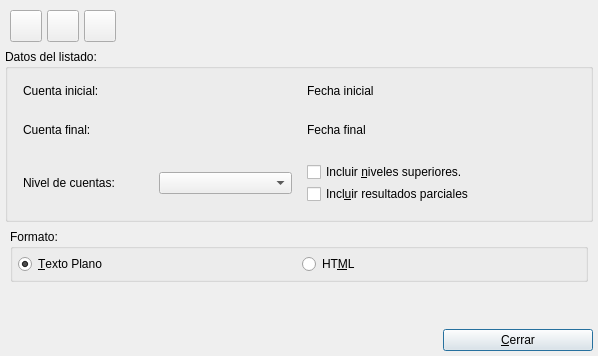
<?xml version="1.0" encoding="UTF-8"?>
<ui version="4.0">
 <class>BalancePrintBase</class>
 <widget class="QDialog" name="BalancePrintBase">
  <property name="geometry">
   <rect>
    <x>0</x>
    <y>0</y>
    <width>598</width>
    <height>356</height>
   </rect>
  </property>
  <property name="windowTitle">
   <string>Impresion del balance</string>
  </property>
  <layout class="QGridLayout" name="gridLayout">
   <item row="0" column="0">
    <layout class="QHBoxLayout">
     <property name="spacing">
      <number>5</number>
     </property>
     <property name="margin">
      <number>5</number>
     </property>
     <item>
      <widget class="QToolButton" name="mui_centroCostes">
       <property name="sizePolicy">
        <sizepolicy hsizetype="Fixed" vsizetype="Fixed">
         <horstretch>0</horstretch>
         <verstretch>0</verstretch>
        </sizepolicy>
       </property>
       <property name="minimumSize">
        <size>
         <width>32</width>
         <height>32</height>
        </size>
       </property>
       <property name="maximumSize">
        <size>
         <width>32</width>
         <height>32</height>
        </size>
       </property>
       <property name="text">
        <string/>
       </property>
       <property name="icon">
        <iconset resource="../../../bulmages.qrc">
         <normaloff>:/BulmaCont32x32/images/png/i_centroCoste.xpm</normaloff>:/BulmaCont32x32/images/png/i_centroCoste.xpm</iconset>
       </property>
       <property name="iconSize">
        <size>
         <width>22</width>
         <height>22</height>
        </size>
       </property>
      </widget>
     </item>
     <item>
      <widget class="QToolButton" name="mui_canales">
       <property name="sizePolicy">
        <sizepolicy hsizetype="Fixed" vsizetype="Fixed">
         <horstretch>0</horstretch>
         <verstretch>0</verstretch>
        </sizepolicy>
       </property>
       <property name="minimumSize">
        <size>
         <width>32</width>
         <height>32</height>
        </size>
       </property>
       <property name="maximumSize">
        <size>
         <width>32</width>
         <height>32</height>
        </size>
       </property>
       <property name="text">
        <string/>
       </property>
       <property name="icon">
        <iconset resource="../../../bulmages.qrc">
         <normaloff>:/BulmaCont32x32/images/png/i_canales.xpm</normaloff>:/BulmaCont32x32/images/png/i_canales.xpm</iconset>
       </property>
       <property name="iconSize">
        <size>
         <width>22</width>
         <height>22</height>
        </size>
       </property>
      </widget>
     </item>
     <item>
      <widget class="QToolButton" name="mui_imprimir">
       <property name="sizePolicy">
        <sizepolicy hsizetype="Fixed" vsizetype="Fixed">
         <horstretch>0</horstretch>
         <verstretch>0</verstretch>
        </sizepolicy>
       </property>
       <property name="minimumSize">
        <size>
         <width>32</width>
         <height>32</height>
        </size>
       </property>
       <property name="maximumSize">
        <size>
         <width>32</width>
         <height>32</height>
        </size>
       </property>
       <property name="text">
        <string/>
       </property>
       <property name="icon">
        <iconset resource="../../../bulmages.qrc">
         <normaloff>:/BulmaCont32x32/images/png/i_filePrint.xpm</normaloff>:/BulmaCont32x32/images/png/i_filePrint.xpm</iconset>
       </property>
       <property name="iconSize">
        <size>
         <width>32</width>
         <height>32</height>
        </size>
       </property>
      </widget>
     </item>
     <item>
      <spacer>
       <property name="orientation">
        <enum>Qt::Horizontal</enum>
       </property>
       <property name="sizeType">
        <enum>QSizePolicy::MinimumExpanding</enum>
       </property>
       <property name="sizeHint" stdset="0">
        <size>
         <width>430</width>
         <height>21</height>
        </size>
       </property>
      </spacer>
     </item>
    </layout>
   </item>
   <item row="1" column="0">
    <widget class="QGroupBox" name="groupBox_2">
     <property name="title">
      <string>Datos del listado:</string>
     </property>
     <layout class="QVBoxLayout">
      <property name="spacing">
       <number>5</number>
      </property>
      <property name="margin">
       <number>5</number>
      </property>
      <item>
       <layout class="QHBoxLayout">
        <property name="spacing">
         <number>5</number>
        </property>
        <property name="margin">
         <number>5</number>
        </property>
        <item>
         <layout class="QHBoxLayout">
          <property name="spacing">
           <number>2</number>
          </property>
          <property name="margin">
           <number>5</number>
          </property>
          <item>
           <widget class="QLabel" name="labelCuentaInicial">
            <property name="text">
             <string>Cuenta inicial:</string>
            </property>
           </widget>
          </item>
          <item>
           <widget class="BlSearchWidget" name="mui_cuentaInicial" native="true"/>
          </item>
         </layout>
        </item>
        <item>
         <layout class="QHBoxLayout">
          <property name="spacing">
           <number>2</number>
          </property>
          <property name="margin">
           <number>5</number>
          </property>
          <item>
           <widget class="QLabel" name="labelFechaInicial">
            <property name="text">
             <string>Fecha inicial</string>
            </property>
           </widget>
          </item>
          <item>
           <widget class="BlDateSearch" name="mui_fechaInicial" native="true"/>
          </item>
         </layout>
        </item>
       </layout>
      </item>
      <item>
       <layout class="QHBoxLayout">
        <property name="spacing">
         <number>5</number>
        </property>
        <property name="margin">
         <number>5</number>
        </property>
        <item>
         <layout class="QHBoxLayout">
          <property name="spacing">
           <number>2</number>
          </property>
          <property name="margin">
           <number>5</number>
          </property>
          <item>
           <widget class="QLabel" name="labelCuentaFinal">
            <property name="text">
             <string>Cuenta final:</string>
            </property>
           </widget>
          </item>
          <item>
           <widget class="BlSearchWidget" name="mui_cuentaFinal" native="true"/>
          </item>
         </layout>
        </item>
        <item>
         <layout class="QHBoxLayout">
          <property name="spacing">
           <number>2</number>
          </property>
          <property name="margin">
           <number>5</number>
          </property>
          <item>
           <widget class="QLabel" name="labelFechaFinal">
            <property name="text">
             <string>Fecha final</string>
            </property>
           </widget>
          </item>
          <item>
           <widget class="BlDateSearch" name="mui_fechaFinal" native="true"/>
          </item>
         </layout>
        </item>
       </layout>
      </item>
      <item>
       <layout class="QHBoxLayout">
        <property name="spacing">
         <number>5</number>
        </property>
        <property name="margin">
         <number>5</number>
        </property>
        <item>
         <layout class="QHBoxLayout">
          <property name="spacing">
           <number>2</number>
          </property>
          <property name="margin">
           <number>5</number>
          </property>
          <item>
           <widget class="QLabel" name="labelNivel">
            <property name="text">
             <string>Nivel de cuentas:</string>
            </property>
           </widget>
          </item>
          <item>
           <widget class="QComboBox" name="mui_nivel"/>
          </item>
         </layout>
        </item>
        <item>
         <layout class="QVBoxLayout">
          <property name="spacing">
           <number>2</number>
          </property>
          <property name="margin">
           <number>5</number>
          </property>
          <item>
           <widget class="QCheckBox" name="mui_nivelSuperior">
            <property name="text">
             <string>Incluir &amp;niveles superiores.</string>
            </property>
           </widget>
          </item>
          <item>
           <widget class="QCheckBox" name="mui_parciales">
            <property name="text">
             <string>Incl&amp;uir resultados parciales</string>
            </property>
           </widget>
          </item>
         </layout>
        </item>
       </layout>
      </item>
     </layout>
    </widget>
   </item>
   <item row="2" column="0">
    <layout class="QHBoxLayout">
     <property name="spacing">
      <number>6</number>
     </property>
     <property name="margin">
      <number>5</number>
     </property>
     <item>
      <widget class="QGroupBox" name="groupBox">
       <property name="title">
        <string>Formato:</string>
       </property>
       <layout class="QHBoxLayout">
        <property name="spacing">
         <number>6</number>
        </property>
        <property name="margin">
         <number>5</number>
        </property>
        <item>
         <widget class="QRadioButton" name="mui_textoPlano">
          <property name="text">
           <string>&amp;Texto Plano</string>
          </property>
          <property name="checked">
           <bool>true</bool>
          </property>
         </widget>
        </item>
        <item>
         <widget class="QRadioButton" name="mui_html">
          <property name="text">
           <string>HT&amp;ML</string>
          </property>
         </widget>
        </item>
       </layout>
      </widget>
     </item>
    </layout>
   </item>
   <item row="4" column="0">
    <layout class="QHBoxLayout" name="horizontalLayout">
     <item>
      <spacer name="horizontalSpacer">
       <property name="orientation">
        <enum>Qt::Horizontal</enum>
       </property>
       <property name="sizeHint" stdset="0">
        <size>
         <width>40</width>
         <height>20</height>
        </size>
       </property>
      </spacer>
     </item>
     <item>
      <widget class="QPushButton" name="mui_cerrar">
       <property name="minimumSize">
        <size>
         <width>150</width>
         <height>0</height>
        </size>
       </property>
       <property name="text">
        <string>&amp;Cerrar</string>
       </property>
      </widget>
     </item>
    </layout>
   </item>
   <item row="3" column="0">
    <spacer name="verticalSpacer">
     <property name="orientation">
      <enum>Qt::Vertical</enum>
     </property>
     <property name="sizeHint" stdset="0">
      <size>
       <width>20</width>
       <height>40</height>
      </size>
     </property>
    </spacer>
   </item>
  </layout>
 </widget>
 <layoutdefault spacing="2" margin="5"/>
 <customwidgets>
  <customwidget>
   <class>BlDateSearch</class>
   <extends>QWidget</extends>
   <header>bldatesearch.h</header>
  </customwidget>
  <customwidget>
   <class>BlSearchWidget</class>
   <extends>QWidget</extends>
   <header>blsearchwidget.h</header>
   <container>1</container>
  </customwidget>
 </customwidgets>
 <resources>
  <include location="../../../bulmages.qrc"/>
  <include location="../../../bulmages.qrc"/>
 </resources>
 <connections/>
</ui>
